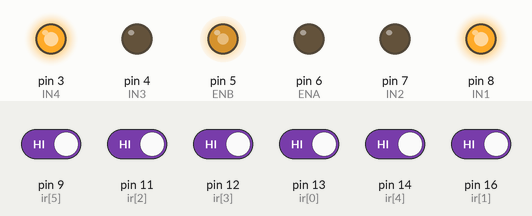
Recording of a sketch running on a simulated Arduino Uno, built with avr-gcc and run on an emulated ATmega328P. Parts: output pins drawn as LEDs (lit = HIGH). The test bench sets the inputs (shaded band); at power-on: pin 9 (ir[5]), pin 11 (ir[2]), pin 12 (ir[3]), pin 13 (ir[0]), pin 14 (ir[4]), pin 16 (ir[1]) HIGH.

Above: at 1.2 s.
1.3 s: pin 16 (ir[1]) driven LOW
At 1.9 s:
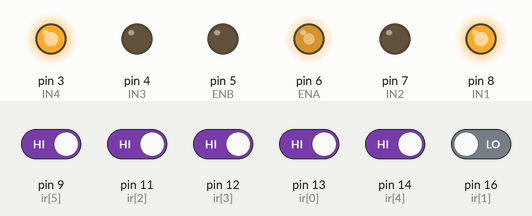
Timing chart, 0 to 4.3 s (numbered marks = the images above; inputs shaded):
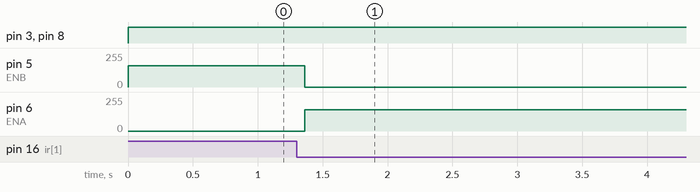

Measured:
- after the input at 1.3 s, pin 5 (ENB): 160/255 → 0/255 after 0.06 s; pin 6 (ENA): 0/255 → 160/255 after 0.06 s

The sketch:

round_1.ino
```cpp
#define IN1 8
#define IN2 7
#define ENA 6
#define ENB 5

int ir[6]={13,16,11,12,14,9}; // S6 S5 S4 S3 S8 S1

#define IN3 4
#define IN4 3

void setup()
{
  pinMode(IN1,OUTPUT);
  pinMode(IN2,OUTPUT);
  pinMode(IN3,OUTPUT);
  pinMode(IN4,OUTPUT);
  pinMode(ENA,OUTPUT);
  pinMode(ENB,OUTPUT);
  pinMode(9,INPUT);
  pinMode(11,INPUT);
  pinMode(12,INPUT);
  pinMode(13,INPUT);
  pinMode(14,INPUT);
  pinMode(16,INPUT);

}

void straight()
{
  digitalWrite(IN1,HIGH);
  digitalWrite(IN2,LOW);
  digitalWrite(IN3,LOW);
  digitalWrite(IN4,HIGH);
  analogWrite(ENA,140);
  analogWrite(ENB,140);
}

void right()
{
  digitalWrite(IN1,HIGH);
  digitalWrite(IN2,LOW);
  digitalWrite(IN3,LOW);
  digitalWrite(IN4,HIGH);
  analogWrite(ENA,160); //Right
  analogWrite(ENB,0);//Left
}

void left()
{
  digitalWrite(IN1,HIGH);
  digitalWrite(IN2,LOW);
  digitalWrite(IN3,LOW);
  digitalWrite(IN4,HIGH);
  analogWrite(ENA,0);//Right
  analogWrite(ENB,160);  //Left
}

void right_turn()
{
  digitalWrite(IN1,HIGH);
  digitalWrite(IN2,LOW);
  digitalWrite(IN3,LOW);
  digitalWrite(IN4,HIGH);
  analogWrite(ENA,0); //Right
  analogWrite(ENB,110);  //Left
  delay(1000);
}

void left_turn()
{
  digitalWrite(IN1,HIGH);
  digitalWrite(IN2,LOW);
  digitalWrite(IN3,LOW);
  digitalWrite(IN4,HIGH);
  analogWrite(ENA,110); //Right
  analogWrite(ENB,0);  //Left
  delay(1000);
}

void pause()
{
  digitalWrite(IN1,LOW);
  digitalWrite(IN2,HIGH);
  analogWrite(ENA,0);
  analogWrite(ENB,0);
}

int ir_val[6];

void loop()
{
  int decision ;

  for(int i=0;i<=5;i++)
  {
    ir_val[i]=digitalRead(ir[i]);
  }

  while(1)
  {
    for(int i=0;i<=5;i++)
    {
        ir_val[i]=digitalRead(ir[i]);
    }

    if(ir_val[1]==1 && ir_val[3] ==1 && ir_val[2]==1)
    {
      left();
      delay(80);
    }

    else if(ir_val[1]==1)
    {
      left();
      delay(20);
      pause();
    }

    else if(ir_val[1]==0 )
    {
      right();
      delay(20);
    }
  }
}
```
